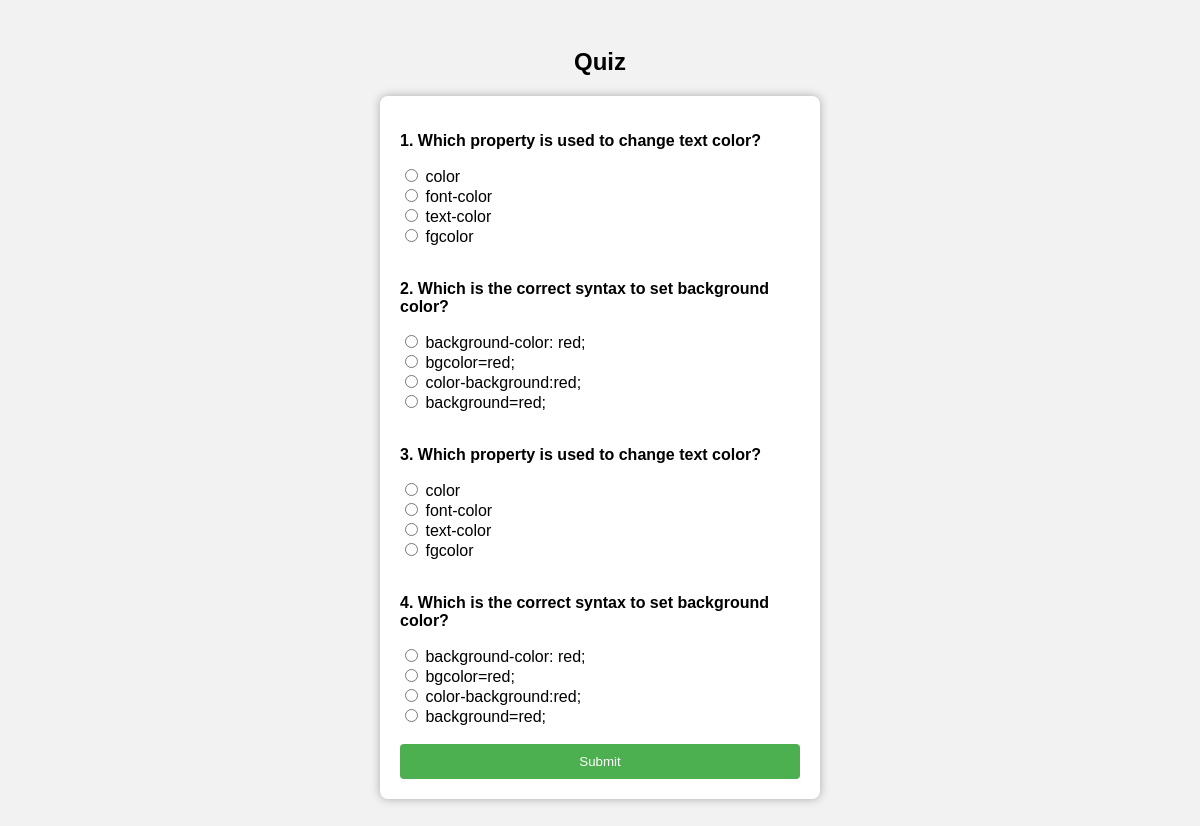
/quiz/2 (signed in), run on the app's committed database.
### tables this page shows
CREATE TABLE questions (
    id INTEGER PRIMARY KEY AUTOINCREMENT,
    question TEXT,
    option1 TEXT,
    option2 TEXT,
    option3 TEXT,
    option4 TEXT,
    correct_option TEXT,
    quiz_id INTEGER,
    FOREIGN KEY (quiz_id) REFERENCES quizzes(id)
);

### app.py (the view, shortened to what this page needs)
@app.route('/quiz/<int:quiz_id>', methods=['GET', 'POST'])
def quiz(quiz_id):
    if 'user_id' not in session:
        return redirect(url_for('login'))
    db = get_db()
    questions = db.execute("SELECT * FROM questions WHERE quiz_id=?", (quiz_id,)).fetchall()
    return render_template('quiz.html', questions=questions)

### app.py (called while the page is built)
def get_db():
    db = getattr(g, '_database', None)
    if db is None:
        db = g._database = sqlite3.connect(DATABASE)
        db.row_factory = sqlite3.Row
    return db

@app.teardown_appcontext
def close_connection(exception):
    db = getattr(g, '_database', None)
    if db is not None:
        db.close()

### templates/quiz.html (shortened to what this page needs)
<!DOCTYPE html>
<html>
<head>
    <link rel="stylesheet" href="/static/style.css">
</head>
<body>
<h2>Quiz</h2>
<form method="post">
{% for q in questions %}
  <div class="question">
    <p><b>{{ loop.index }}. {{ q['question'] }}</b></p>
    <label><input type="radio" name="{{ q['id'] }}" value="1"> {{ q['option1'] }}</label><br>
    <label><input type="radio" name="{{ q['id'] }}" value="2"> {{ q['option2'] }}</label><br>
    <label><input type="radio" name="{{ q['id'] }}" value="3"> {{ q['option3'] }}</label><br>
    <label><input type="radio" name="{{ q['id'] }}" value="4"> {{ q['option4'] }}</label><br><br>
  </div>
{% endfor %}
<button type="submit">Submit</button>
</form>
</body>
</html>

### static/style.css (style rules this page uses)
body { font-family: Arial, sans-serif; background-color: #f2f2f2; padding: 20px; }
h2, h3 { text-align: center; }
form { width: 400px; margin: 0 auto; padding: 20px; background-color: white; border-radius: 8px; box-shadow: 0px 0px 10px #aaa; }
button { background-color: #4CAF50; color: white; padding: 10px; width: 100%; border: none; border-radius: 4px; cursor: pointer; }

### data on the page
questions: question "Which property is used to change text color?", option1 "color", option2 "font-color", option3 "text-color", option4 "fgcolor"
questions: question "Which is the correct syntax to set background color?", option1 "background-color: red;", option2 "bgcolor=red;", option3 "color-background:red;", option4 "background=red;"
questions: question "Which property is used to change text color?", option1 "color", option2 "font-color", option3 "text-color", option4 "fgcolor"
questions: question "Which is the correct syntax to set background color?", option1 "background-color: red;", option2 "bgcolor=red;", option3 "color-background:red;", option4 "background=red;"
